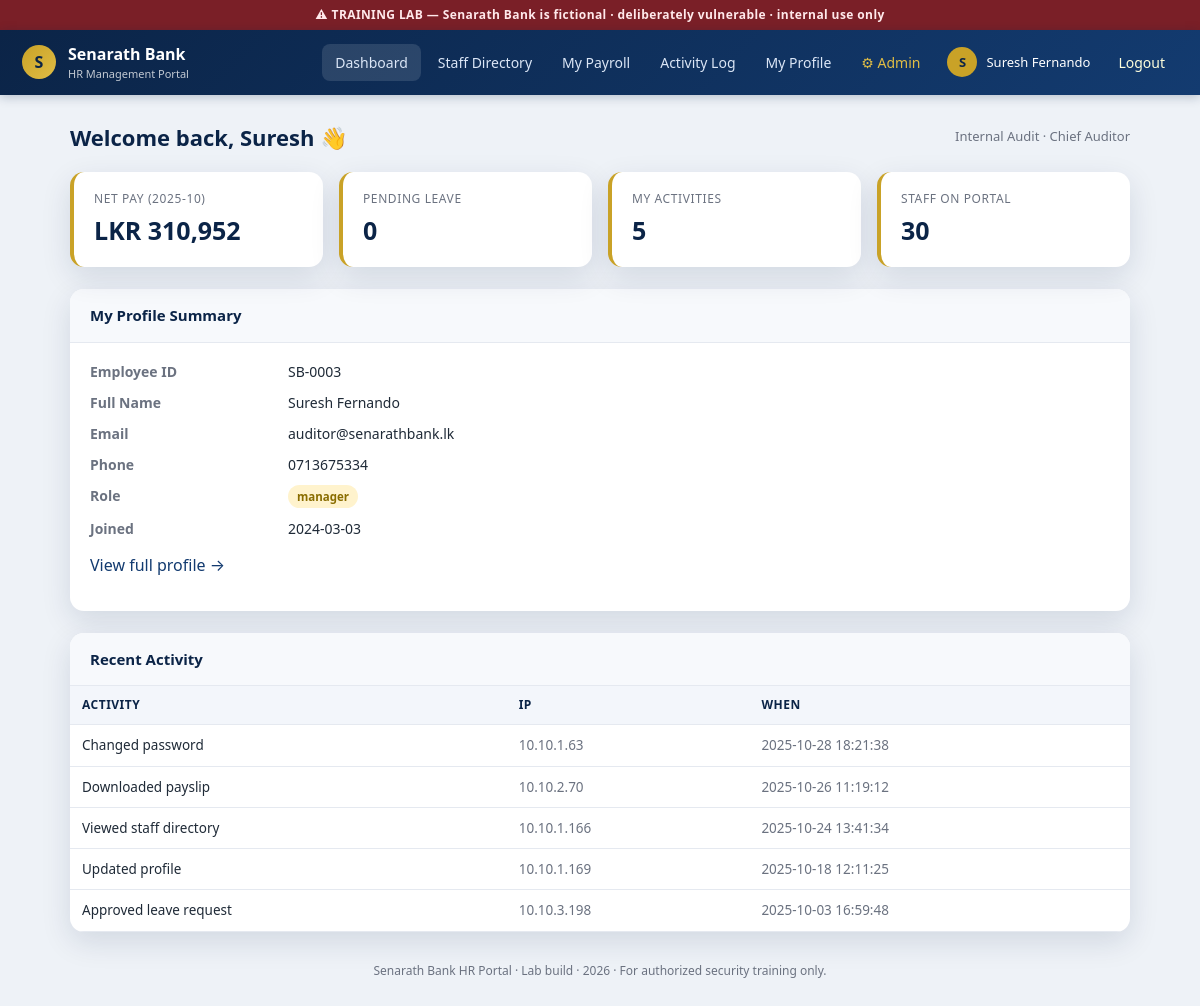
The page /web/src/dashboard.php (signed in) on the database its author committed.
### tables this page shows
CREATE TABLE users (
  id            INT AUTO_INCREMENT PRIMARY KEY,
  username      VARCHAR(50)  NOT NULL,
  password      VARCHAR(255) NOT NULL,          
  full_name     VARCHAR(120) NOT NULL,
  gender        CHAR(1),
  dob           DATE,
  nic           VARCHAR(20),
  email         VARCHAR(120),
  phone         VARCHAR(20),
  address       VARCHAR(200),
  department    VARCHAR(80),
  position      VARCHAR(80),
  role          VARCHAR(20)  DEFAULT 'employee', 
  bank_account  VARCHAR(30),
  date_joined   DATE,
  status        VARCHAR(20)  DEFAULT 'active',
  emergency_contact VARCHAR(120)
);

CREATE TABLE payroll (
  id          INT AUTO_INCREMENT PRIMARY KEY,
  user_id     INT NOT NULL,
  pay_month   VARCHAR(10),
  basic       DECIMAL(12,2),
  allowances  DECIMAL(12,2),
  deductions  DECIMAL(12,2),
  epf         DECIMAL(12,2),
  etf         DECIMAL(12,2),
  net_salary  DECIMAL(12,2),
  pay_date    DATE
);

CREATE TABLE activities (
  id          INT AUTO_INCREMENT PRIMARY KEY,
  user_id     INT NOT NULL,
  activity    VARCHAR(200),
  ip_address  VARCHAR(45),
  created_at  DATETIME
);

### web/src/dashboard.php (the view, shortened to what this page needs)
<?php
require_once __DIR__ . '/db.php';
require_once __DIR__ . '/partials.php';
$uid = (int)$_SESSION['user_id'];
$me  = mysqli_fetch_assoc(mysqli_query($conn, "SELECT * FROM users WHERE id = $uid"));
$pay = mysqli_fetch_assoc(mysqli_query($conn,
    "SELECT * FROM payroll WHERE user_id = $uid ORDER BY pay_month DESC LIMIT 1"));
$act_count   = mysqli_fetch_assoc(mysqli_query($conn,
    "SELECT COUNT(*) c FROM activities WHERE user_id = $uid"))['c'];
$leave_count = mysqli_fetch_assoc(mysqli_query($conn,
    "SELECT COUNT(*) c FROM leave_requests WHERE user_id = $uid AND status='pending'"))['c'];
$staff_total = mysqli_fetch_assoc(mysqli_query($conn,
    "SELECT COUNT(*) c FROM users"))['c'];
$acts = mysqli_query($conn,
    "SELECT * FROM activities WHERE user_id = $uid ORDER BY created_at DESC LIMIT 6");
render_header('dashboard');
?>
<div class="page-title">
  <h2>Welcome back, <?= htmlspecialchars(explode(' ', $me['full_name'])[0]) ?> 👋</h2>
  <span class="crumb"><?= htmlspecialchars($me['department']) ?> · <?= htmlspecialchars($me['position']) ?></span>
</div>
<div class="cards">
  <div class="stat"><div class="k">Net Pay (<?= htmlspecialchars($pay['pay_month'] ?? '—') ?>)</div>
    <div class="v">LKR <?= $pay ? number_format($pay['net_salary']) : '—' ?></div></div>
  <div class="stat"><div class="k">Pending Leave</div><div class="v"><?= $leave_count ?></div></div>
  <div class="stat"><div class="k">My Activities</div><div class="v"><?= $act_count ?></div></div>
  <div class="stat"><div class="k">Staff On Portal</div><div class="v"><?= $staff_total ?></div></div>
</div>
<div class="panel">
  <h3>My Profile Summary</h3>
  <div class="body">
    <div class="kv">
      <div class="key">Employee ID</div><div>SB-<?= str_pad($me['id'],4,'0',STR_PAD_LEFT) ?></div>
      <div class="key">Full Name</div><div><?= htmlspecialchars($me['full_name']) ?></div>
      <div class="key">Email</div><div><?= htmlspecialchars($me['email']) ?></div>
      <div class="key">Phone</div><div><?= htmlspecialchars($me['phone']) ?></div>
      <div class="key">Role</div><div><span class="badge <?= $me['role'] ?>"><?= $me['role'] ?></span></div>
      <div class="key">Joined</div><div><?= htmlspecialchars($me['date_joined']) ?></div>
    </div>
    <p style="margin-top:14px"><a href="profile.php?id=<?= $me['id'] ?>">View full profile →</a></p>
  </div>
</div>
<div class="panel">
  <h3>Recent Activity</h3>
  <div class="body" style="padding:0">
    <table>
      <tr><th>Activity</th><th>IP</th><th>When</th></tr>
      <?php while ($a = mysqli_fetch_assoc($acts)): ?>
        <tr><td><?= htmlspecialchars($a['activity']) ?></td>
            <td class="muted"><?= htmlspecialchars($a['ip_address']) ?></td>
            <td class="muted"><?= htmlspecialchars($a['created_at']) ?></td></tr>
      <?php endwhile; ?>
    </table>
  </div>
</div>
<?php render_footer(); ?>

### web/src/partials.php (shortened to what this page needs)
<?php
function render_header($active = '') {
    $u = $_SESSION ?? [];
    $name = $u['full_name'] ?? 'User';
    $init = strtoupper(substr($name,0,1));
    $nav = [
        'dashboard'  => ['dashboard.php','Dashboard'],
        'directory'  => ['directory.php','Staff Directory'],
        'payroll'    => ['payroll.php','My Payroll'],
        'activities' => ['activities.php','Activity Log'],
        'profile'    => ['profile.php','My Profile'],
    ];
    echo '<!doctype html><html lang="en"><head><meta charset="utf-8">';
    echo '<link rel="stylesheet" href="assets/css/style.css"></head><body>';
    echo '<div class="lab-banner">⚠ TRAINING LAB — Senarath Bank is fictional · deliberately vulnerable · internal use only</div>';
    echo '<div class="topbar"><div class="brand"><div class="dot">S</div><div>Senarath Bank<small>HR Management Portal</small></div></div><nav>';
    foreach ($nav as $key=>$item) {
        $cls = $key===$active ? ' style="background:rgba(255,255,255,.12)"' : '';
        echo '<a href="'.$item[0].'"'.$cls.'>'.$item[1].'</a>';
    }
    echo '<a class="admin" href="admin/index.php">⚙ Admin</a>';
    echo '<span class="user-chip"><span class="av">'.$init.'</span>'.htmlspecialchars($name)
        .' <a href="logout.php" style="color:#ffd;margin-left:6px">Logout</a></span>';
    echo '</nav></div><div class="container">';
}
function render_footer() {
    echo '</div><div class="footer">Senarath Bank HR Portal · Lab build · '
        . date('Y') . ' · For authorized security training only.</div></body></html>';
}

### web/src/assets/css/style.css (style rules this page uses)
:root { --navy:#0b2447; --navy2:#133b70; --gold:#c9a227; --gold2:#e0bd45; --bg:#eef2f7; --card:#ffffff; --ink:#1f2a37; --muted:#6b7280; --line:#e5e9f0; --ok:#157347; --warn:#b02a37; --radius:14px; --shadow:0 10px 30px rgba(11,36,71,.12); }
* { box-sizing:border-box }
html,body { margin:0;padding:0 }
body { font-family:"Segoe UI",system-ui,-apple-system,Roboto,Arial,sans-serif; background:var(--bg); color:var(--ink); line-height:1.5; }
a { color:var(--navy2);text-decoration:none }
.topbar { background:linear-gradient(135deg,var(--navy),var(--navy2));color:#fff; display:flex;align-items:center;justify-content:space-between; padding:12px 22px;box-shadow:0 2px 10px rgba(11,36,71,.25); }
.topbar .brand { display:flex;align-items:center;gap:12px;font-weight:700 }
.topbar .brand .dot { width:34px;height:34px;border-radius:50%;background:linear-gradient(135deg,var(--gold),var(--gold2)); color:var(--navy);display:flex;align-items:center;justify-content:center;font-weight:800; }
.topbar .brand small { display:block;font-weight:400;opacity:.75;font-size:11px }
.topbar nav { display:flex;gap:4px;align-items:center;flex-wrap:wrap }
.topbar nav a { color:#dbe6f6;padding:8px 13px;border-radius:8px;font-size:14px }
.topbar nav a.admin { color:var(--gold2) }
.user-chip { display:flex;align-items:center;gap:9px;margin-left:10px;font-size:13px }
.user-chip .av { width:30px;height:30px;border-radius:50%;background:var(--gold);color:var(--navy); display:flex;align-items:center;justify-content:center;font-weight:700;font-size:13px }
.container { max-width:1100px;margin:26px auto;padding:0 20px }
.page-title { display:flex;align-items:center;justify-content:space-between;margin-bottom:18px }
.page-title h2 { margin:0;font-size:22px;color:var(--navy) }
.crumb { color:var(--muted);font-size:13px }
.cards { display:grid;grid-template-columns:repeat(auto-fit,minmax(220px,1fr));gap:16px;margin-bottom:22px }
.stat { background:var(--card);border-radius:var(--radius);padding:18px 20px;box-shadow:var(--shadow);border-left:4px solid var(--gold) }
.stat .k { font-size:12px;color:var(--muted);text-transform:uppercase;letter-spacing:.6px }
.stat .v { font-size:25px;font-weight:800;color:var(--navy);margin-top:4px }
.panel { background:var(--card);border-radius:var(--radius);box-shadow:var(--shadow);margin-bottom:22px;overflow:hidden }
.panel h3 { margin:0;padding:15px 20px;border-bottom:1px solid var(--line);font-size:15px;color:var(--navy);background:#f7f9fc }
.panel .body { padding:18px 20px }
table { width:100%;border-collapse:collapse;font-size:13.5px }
th,td { text-align:left;padding:10px 12px;border-bottom:1px solid var(--line) }
th { background:#f3f6fb;color:var(--navy);font-size:12px;text-transform:uppercase;letter-spacing:.5px }
.badge { display:inline-block;padding:3px 9px;border-radius:999px;font-size:11.5px;font-weight:700 }
.badge.manager { background:#fff3cd;color:#8a6d00 }
.kv { display:grid;grid-template-columns:180px 1fr;gap:10px 18px;font-size:14px }
.kv .key { color:var(--muted);font-weight:600 }
.lab-banner { background:#7a1f27;color:#ffe9eb;text-align:center;font-size:12px;padding:6px 10px; letter-spacing:.4px;font-weight:600; }
.footer { max-width:1100px;margin:30px auto;padding:0 20px;color:var(--muted);font-size:12px;text-align:center }
.muted { color:var(--muted) }

### rows shown on the page
users: full_name "S", full_name "Suresh Fernando", full_name "Suresh", department "Internal Audit", position "Chief Auditor", id "0003", email "auditor@senarathbank.lk", phone "0713675334", role "manager", date_joined "2024-03-03"
payroll: pay_month "2025-10", net_salary "310,952"
activities: activity "Changed password", ip_address "10.10.1.63", created_at "2025-10-28 18:21:38"
activities: activity "Downloaded payslip", ip_address "10.10.2.70", created_at "2025-10-26 11:19:12"
activities: activity "Viewed staff directory", ip_address "10.10.1.166", created_at "2025-10-24 13:41:34"
activities: activity "Updated profile", ip_address "10.10.1.169", created_at "2025-10-18 12:11:25"
activities: activity "Approved leave request", ip_address "10.10.3.198", created_at "2025-10-03 16:59:48"

### other values the page prints
$item[1] "Dashboard"
$item[1] "Staff Directory"
$item[1] "My Payroll"
$item[1] "Activity Log"
$item[1] "My Profile"
$leave_count "0"
$act_count "5"
$staff_total "30"
